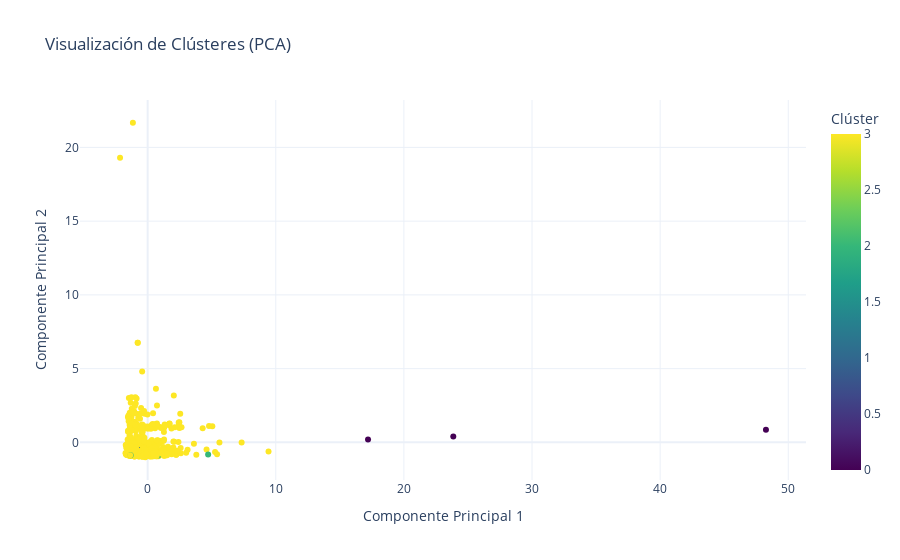

Notebook cell for this chart:
### Code cell
from sqlalchemy import create_engine
import pymysql
import pandas as pd
from sklearn.preprocessing import StandardScaler
from sklearn.cluster import KMeans
from sklearn.ensemble import RandomForestClassifier
from sklearn.model_selection import train_test_split
from sklearn.metrics import classification_report, accuracy_score
from sklearn.decomposition import PCA
import pickle
import plotly.express as px

# Credenciales de la base de datos
host = "pfb.cp2wsq8yih32.eu-north-1.rds.amazonaws.com"
user = "admin"
password = "11jablum11"
database = "yfinance"
port = 3306

# Crear conexión SQLAlchemy
connection_url = f"mysql+pymysql://{user}:{password}@{host}:{port}/{database}"
engine = create_engine(connection_url)

# Consultas SQL
query_empresas = "SELECT * FROM empresas_sp500"
query_precios = "SELECT * FROM precios_historicos"

# Cargar datos desde la base de datos
empresas_df = pd.read_sql(query_empresas, engine)
precios_df = pd.read_sql(query_precios, engine)

# Asegurar que 'fecha' sea tipo datetime
if 'fecha' in precios_df.columns:
    precios_df['fecha'] = pd.to_datetime(precios_df['fecha'])

# Agrupar datos para el resumen
id_empresa_col = 'id_empresa'
resumen_precios = precios_df.groupby(id_empresa_col).agg({
    'precio_apertura': ['mean', 'std'],
    'precio_cierre': ['mean', 'std'],
    'maximo': ['mean', 'std'],
    'minimo': ['mean', 'std'],
    'volumen': ['mean', 'std']
}).reset_index()

resumen_precios.columns = [
    id_empresa_col if col[0] == id_empresa_col else '_'.join(col).rstrip('_')
    for col in resumen_precios.columns
]

# Combinar características de empresas y precios
caracteristicas_empresas = empresas_df[['id_empresa', 'simbolo', 'sector', 'industria']]
caracteristicas_combinadas = pd.merge(
    caracteristicas_empresas,
    resumen_precios,
    on=id_empresa_col,
    how='inner'
)

# Crear variables dummy para datos categóricos
caracteristicas_combinadas = pd.get_dummies(
    caracteristicas_combinadas,
    columns=['sector', 'industria'],
    drop_first=True
)

# Escalar los datos
caracteristicas_finales = caracteristicas_combinadas.drop(columns=['id_empresa', 'simbolo'])
scaler = StandardScaler()
caracteristicas_normalizadas = scaler.fit_transform(caracteristicas_finales)

# Aplicar KMeans para clustering
num_clusters = 4
kmeans = KMeans(n_clusters=num_clusters, random_state=42)
caracteristicas_combinadas['cluster'] = kmeans.fit_predict(caracteristicas_normalizadas)

# Dividir los datos para un modelo supervisado
X = caracteristicas_finales
y = caracteristicas_combinadas['cluster']
X_train, X_test, y_train, y_test = train_test_split(X, y, test_size=0.2, random_state=42)

# Entrenar un modelo Random Forest
rf = RandomForestClassifier(random_state=42)
rf.fit(X_train, y_train)

# Evaluar el modelo
y_pred = rf.predict(X_test)
print("Accuracy:", accuracy_score(y_test, y_pred))
print("Classification Report:\n", classification_report(y_test, y_pred))

# Guardar los datos de clúster en la base de datos
caracteristicas_combinadas[['id_empresa', 'cluster']].to_sql(
    'empresas_clusters',
    con=engine,
    if_exists='replace',
    index=False
)

# Guardar el modelo entrenado
with open('modelo_clustering_entrenado.pkl', 'wb') as f:
    pickle.dump(rf, f)

print("Modelo entrenado y guardado como 'modelo_clustering_entrenamiento.pkl'")

# Visualización de los clústeres
pca = PCA(n_components=2)
pca_result = pca.fit_transform(caracteristicas_normalizadas)

# Crear un DataFrame para los resultados de PCA
pca_df = pd.DataFrame({
    'Componente Principal 1': pca_result[:, 0],
    'Componente Principal 2': pca_result[:, 1],
    'Clúster': caracteristicas_combinadas['cluster']
})

fig = px.scatter(
    pca_df,
    x='Componente Principal 1',
    y='Componente Principal 2',
    color='Clúster',
    title='Visualización de Clústeres (PCA)',
    color_continuous_scale=px.colors.sequential.Viridis,
    labels={'Clúster': 'Clúster'},
    template='plotly_white'
)
fig.show()

### Figure 1 — Plotly figure (JSON) as saved in the notebook; plotly's stock layout.template omitted (floating-point values rounded to 4 significant figures; data arrays with more than 128 entries replaced by an {"elided": "..."} marker saying what was removed)
{"data": [{"hovertemplate": "Componente Principal 1=%{x}<br>Componente Principal 2=%{y}<br>Clúster=%{marker.color}<extra></extra>", "legendgroup": "", "marker": {"color": {"elided": "501 int values"}, "coloraxis": "coloraxis", "symbol": "circle"}, "mode": "markers", "name": "", "orientation": "v", "showlegend": false, "type": "scatter", "x": {"elided": "501 float values"}, "xaxis": "x", "y": {"elided": "501 float values"}, "yaxis": "y"}], "layout": {"coloraxis": {"colorbar": {"title": {"text": "Clúster"}}, "colorscale": [[0, "#440154"], [0.1111, "#482878"], [0.2222, "#3e4989"], [0.3333, "#31688e"], [0.4444, "#26828e"], [0.5556, "#1f9e89"], [0.6667, "#35b779"], [0.7778, "#6ece58"], [0.8889, "#b5de2b"], [1, "#fde725"]]}, "legend": {"tracegroupgap": 0}, "title": {"text": "Visualización de Clústeres (PCA)"}, "xaxis": {"anchor": "y", "domain": [0, 1], "title": {"text": "Componente Principal 1"}}, "yaxis": {"anchor": "x", "domain": [0, 1], "title": {"text": "Componente Principal 2"}}}}
